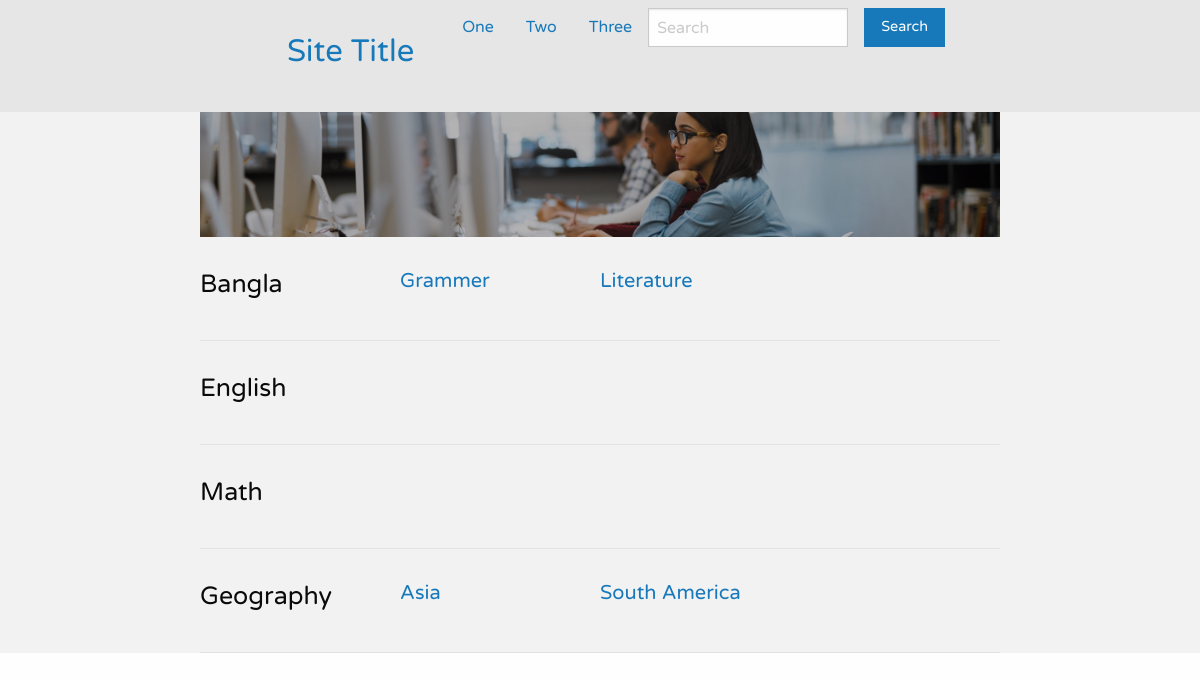
Before: /study/ with the older database file.
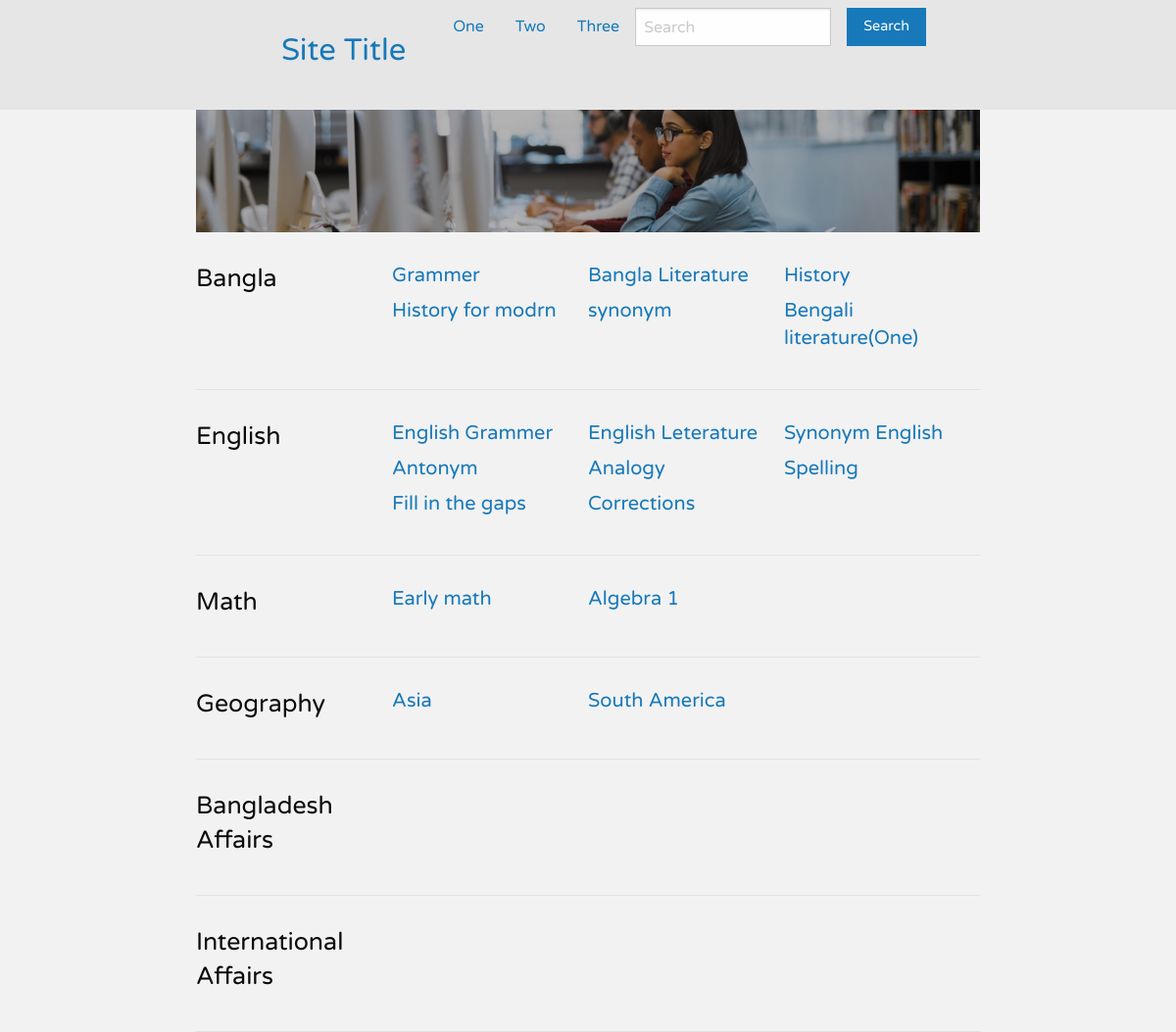
After: the same page with the newer database file.
### study/models.py (models this page shows, shortened)
class Syllabus(models.Model):
    subject = models.CharField(max_length=200, unique=True)
    number_for_subject = models.IntegerField(null=True, blank=True)
    description = models.TextField(null=True, blank=True)
    created_by = models.ForeignKey(settings.AUTH_USER_MODEL, on_delete=models.SET(get_sentinel_user))
    updated_by = models.ForeignKey(settings.AUTH_USER_MODEL,
                                   related_name='updated_syllabus_user',
                                   on_delete=models.SET(get_sentinel_user),
                                   null=True, blank=True)

class Lesson(models.Model):
    lesson_name = models.CharField(max_length=200, unique=True)
    lesson_for = models.ForeignKey(Syllabus,
                                   related_name='belongs_to_subject',
                                   on_delete=models.SET(get_sentinel_user))
    created_by = models.ForeignKey(settings.AUTH_USER_MODEL, on_delete=models.SET(get_sentinel_user))
    updated_by = models.ForeignKey(settings.AUTH_USER_MODEL,
                                   related_name='updated_user',
                                   on_delete=models.SET(get_sentinel_user),
                                   null=True, blank=True)
    number_for_subject = models.IntegerField(null=True, blank=True)
    description = models.TextField(null=True, blank=True)
    def __str__(self):
        return self.lesson_name

### study/views.py (the view)
# urls.py: path('', StudyView.as_view(), name='subject_list'),
class StudyView(ListView):
    model = Syllabus

### templates/study/syllabus_list.html
{% extends "base.html" %}
{% block content %}
<div class="grid-container full" id="subject-page-container">
    <header class="grid-x">
        <div class="cell  medium-8 medium-offset-2">
            <img src="/static/images/study-image.jpg" alt=""/>
        </div>
    </header>
    <section class="grid-x">
            <div class="cell medium-8 medium-offset-2">
                {% for syllabus in object_list %}
                <div class="grid-x" style="border-bottom: 1px solid #e2e2e2;padding-top: 30px; padding-bottom: 30px;">
                    <div class="cell medium-3">
                        <div class="grid-x">
                            <div class="cell">
                                <h4>{{syllabus.subject}}</h4>
                            </div>
                        </div>
                    </div>
                    <div class="cell medium-9">
                        <div class="grid-x">
                            {% for lesson in syllabus.belongs_to_subject.all %}
                            <div class="cell medium-4">
                                <a href="{% url 'reading_list' lesson.lesson_name %}"><h5>{{lesson}}</h5></a>
                            </div>
                            {% endfor %}
                        </div>
                    </div>
                </div>
                {% endfor %}
            </div>
    </section>
</div>
{% endblock %}

### templates/base.html (shortened to what this page needs)
{% load static %}<!DOCTYPE html>
<html>
<head>
  <link rel="stylesheet" href="{% static 'css/foundation.min.css' %}">
  <link rel="stylesheet" href="{% static 'css/project-style.css' %}">
</head>
<body>
<div class="top-bar" id="responsive-menu">
  <div class="grid-container">
    <div class="grid-x">
      <div class="top-bar-left">
        <ul class="dropdown menu" data-dropdown-menu>
          <li class="menu-text"><a href="{% url 'index' %}"><h3>Site Title</h3></a></li>
          <li class="has-submenu">
            <a href="#0">One</a>
          </li>
          <li><a href="#0">Two</a></li>
          <li><a href="#0">Three</a></li>
        </ul>
      </div>
      <div class="top-bar-right">
        <ul class="menu">
          <li><input type="search" placeholder="Search"></li>
          <li><button type="button" class="button">Search</button></li>
        </ul>
      </div>
    </div>
  </div>
</div>
{% block content %}
{% endblock %}
</body>
</html>

### static/css/project-style.css (style rules this page uses)
html, body, h1, h2, h3, h4, h5 { font-family: varela; }
.grid-container { position: relative; }
#subject-page-container { background-color: #F2F2F2; }

Changed rows visible on the page:
changed Lesson: lesson_name "Literature" → "Bangla Literature"
added Lesson: lesson_name "History", shown under Syllabus "Bangla"
added Lesson: lesson_name "History for modrn", shown under Syllabus "Bangla"
added Lesson: lesson_name "synonym", shown under Syllabus "Bangla"
added Lesson: lesson_name "Bengali literature(One)", shown under Syllabus "Bangla"
added Lesson: lesson_name "English Grammer", shown under Syllabus "English"
added Lesson: lesson_name "English Leterature", shown under Syllabus "English"
added Lesson: lesson_name "Synonym English", shown under Syllabus "English"
added Lesson: lesson_name "Antonym", shown under Syllabus "English"
added Lesson: lesson_name "Analogy", shown under Syllabus "English"
added Lesson: lesson_name "Spelling", shown under Syllabus "English"
added Lesson: lesson_name "Fill in the gaps", shown under Syllabus "English"
added Lesson: lesson_name "Corrections", shown under Syllabus "English"
added Lesson: lesson_name "Early math", shown under Syllabus "Math"
added Lesson: lesson_name "Algebra 1", shown under Syllabus "Math"
added Syllabus: subject "Bangladesh Affairs"
added Syllabus: subject "International Affairs"
